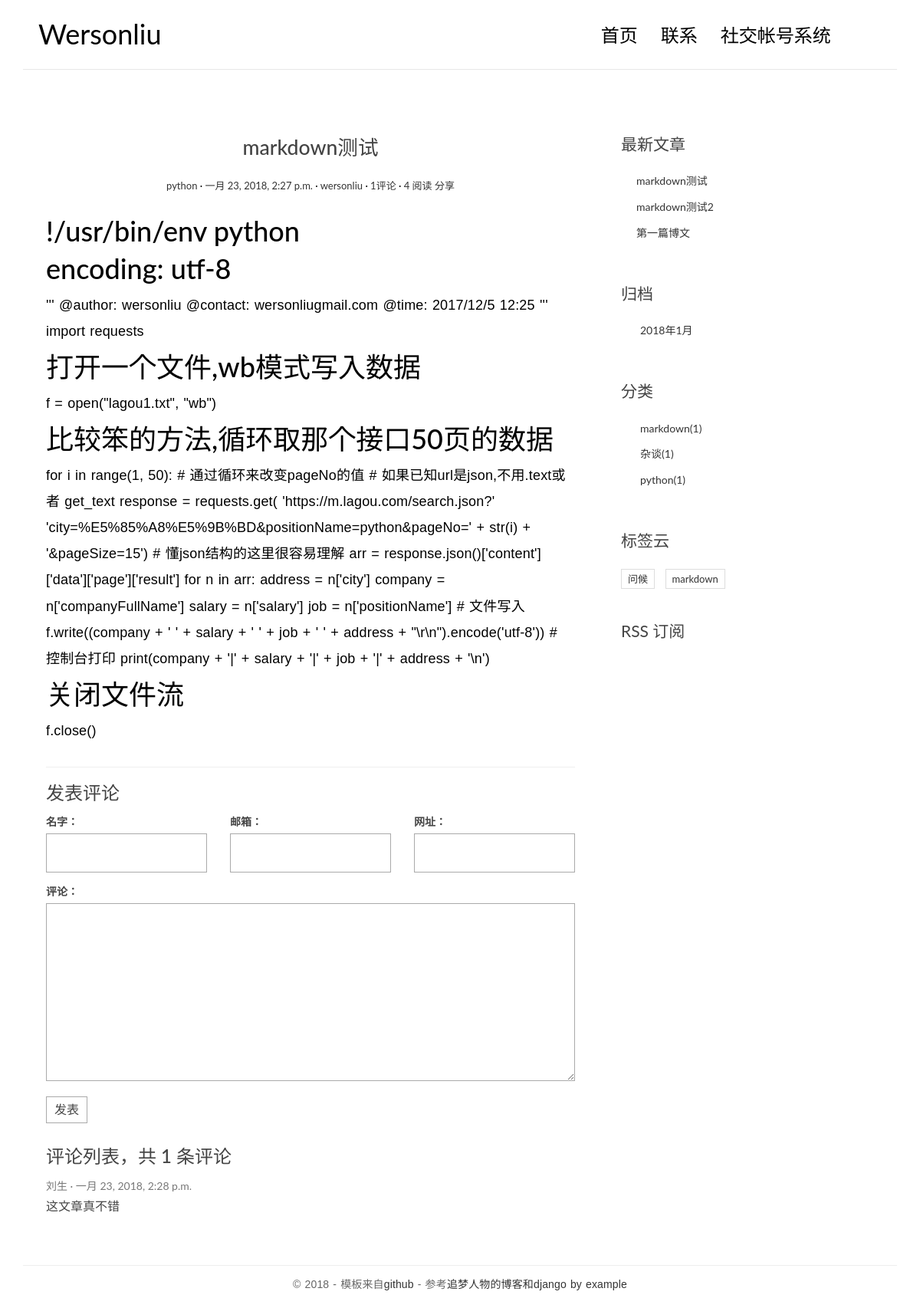
The page /post/8/ on the database its author committed.
### blog/models.py (models this page shows, shortened)
class Post(models.Model):
    title = models.CharField(max_length=70)
    body = models.TextField()
    created_time = models.DateTimeField()
    modified_time = models.DateTimeField()
    excerpt = models.CharField(max_length=200, blank=True)
    def save(self, *args, **kwargs):
        if not self.excerpt:
            md = markdown.Markdown(extensions=[
                'markdown.extensions.extra',
                'markdown.extensions.codehilite',
            ])
            self.excerpt = strip_tags(md.convert(self.body))[:54]
        super(Post, self).save(*args, **kwargs)
    category = models.ForeignKey(Category)
    tags = models.ManyToManyField(Tag, blank=True)
    views = models.PositiveIntegerField(default=0)
    author = models.ForeignKey(User)
    def get_absolute_url(self):
        return reverse('blog:detail', kwargs={'pk': self.pk})
    class Meta:
        ordering = ['-created_time']
    def increase_views(self):
        self.views += 1
        self.save(update_fields=['views'])

class Category(models.Model):
    name = models.CharField(max_length=100)

class Tag(models.Model):
    name = models.CharField(max_length=100)

### comments/models.py (models this page shows, shortened)
class Comment(models.Model):
    post = models.ForeignKey('blog.Post')
    name = models.CharField(max_length=80)
    email = models.EmailField()
    text = models.TextField()
    url = models.URLField(blank=True)
    created_time = models.DateTimeField(auto_now_add=True)

### blog/views.py (the view)
# urls.py: url(r'^post/(?P<pk>[0-9]+)/$', views.detail, name='detail'),
def detail(request, pk):
    post = get_object_or_404(Post, pk=pk)
    post.increase_views()
    post.body = markdown.markdown(post.body,
                                  extensions=[
                                      'markdown.extensions.extra',
                                      'markdown.extensions.codehilite',
                                      'markdown.extensions.toc',
                                  ])
    form = CommentForm()
    comment_list = post.comment_set.all()
    return render(request, 'blog/detail.html', context={'post': post,
                                                        'form': form,
                                                        'comment_list': comment_list})

### comments/forms.py
class CommentForm(forms.ModelForm):
    class Meta:
        model = Comment
        fields = ['name', 'email', 'url', 'text']

### blog/templatetags/blog_tags.py (called while the page is built)
@register.simple_tag
def get_recent_posts(num=5):
    return Post.objects.all().order_by('-created_time')[:num]

@register.simple_tag
def archives():
    return Post.objects.all().dates('created_time', 'month', order='DESC')

@register.simple_tag
def get_categories():
    return Category.objects.annotate(num_posts=Count('post')).filter(num_posts__gt=0)

@register.simple_tag
def get_tags():
    return Tag.objects.annotate(num_posts=Count('post')).filter(num_posts__gt=0)

### templates/blog/detail.html (shortened to what this page needs)
{% extends 'base.html' %}
{% block main %}
    <article class="post post-1">
        <header class="entry-header">
            <h1 class="entry-title">{{ post.title }}</h1>
            <div class="entry-meta">
                <span class="post-category"><a href="#">{{ post.category.name }}</a></span>
                <span class="post-date"><a href="#"><time class="entry-date"
                                                          datetime="{{ post.created_time }}">{{ post.created_time }}</time></a></span>
                <span class="post-author"><a href="#">{{ post.author }}</a></span>
                <span class="comments-link"><a href="#">{{ post.comment_set.count }}评论</a></span>
                <span class="views-count"><a href="#">{{ post.views }} 阅读</a></span>
                <span class="share"><a href="{% url 'blog:post_share' post.pk %}">分享</a></span>
            </div>
        </header>
        <div class="entry-content clearfix">
            {{ post.body|safe }}
        </div>
    </article>
    <section class="comment-area" id="comment-area">
        <hr>
        <h3>发表评论</h3>
        <form action="{% url 'comments:post_comment' post.pk %}" method="post" class="comment-form">
            <div class="row">
                <div class="col-md-4">
                    <label for="{{ form.name.id_for_label }}">名字：</label>
                    {{ form.name }}
                </div>
                <div class="col-md-4">
                    <label for="{{ form.email.id_for_label }}">邮箱：</label>
                    {{ form.email }}
                </div>
                <div class="col-md-4">
                    <label for="{{ form.url.id_for_label }}">网址：</label>
                    {{ form.url }}
                </div>
                <div class="col-md-12">
                    <label for="{{ form.text.id_for_label }}">评论：</label>
                    {{ form.text }}
                    <button type="submit" class="comment-btn">发表</button>
                </div>
            </div>
        </form>
        <div class="comment-list-panel">
            <h3>评论列表，共 <span>{{ post.comment_set.count }}</span> 条评论</h3>
            <ul class="comment-list list-unstyled">
                {% for comment in comment_list %}
                    <li class="comment-item">
                        <span class="nickname">{{ comment.name }}</span>
                        <time class="submit-date"
                              datetime="{{ comment.created_time }}">{{ comment.created_time }}</time>
                        <div class="text">
                            {{ comment.text }}
                        </div>
                    </li>
                {% empty %}
                    暂无评论
                {% endfor %}
            </ul>
        </div>
    </section>
{% endblock main %}

### templates/base.html (shortened to what this page needs)
{% load staticfiles %}
{% load blog_tags %}
<!DOCTYPE html>
<html>
<head>
    <link rel="stylesheet" href="{% static 'blog/css/highlights/github.css' %}">
    <link rel="stylesheet" href="{% static 'blog/css/bootstrap.min.css' %}">
    <link rel="stylesheet" href="http://code.ionicframework.com/ionicons/2.0.1/css/ionicons.min.css">
    <link rel="stylesheet" href="{% static 'blog/css/pace.css' %}">
    <link rel="stylesheet" href="{% static 'blog/css/custom.css' %}">
</head>
<body>
<div class="container">
    <header id="site-header">
        <div class="row">
            <div class="col-md-4 col-sm-5 col-xs-8">
                <div class="logo">
                    <h1><a href="{% url 'blog:index' %}"><b>Wersonliu</b></a></h1>
                </div>
            </div>
            <div class="col-md-8 col-sm-7 col-xs-4">
                <nav class="main-nav" role="navigation">
                    <div class="collapse navbar-collapse" id="bs-example-navbar-collapse-1">
                        <ul class="nav navbar-nav navbar-right">
                            <li class="cl-effect-11"><a href="{% url 'blog:index' %}" data-hover="首页">首页</a></li>
                            <li class="cl-effect-11"><a href="contact.html" data-hover="联系">联系</a></li>
                            <li class="cl-effect-11"><a href="{% url 'account:login' %}" data-hover="社交">社交帐号系统</a></li>
                        </ul>
                    </div>
                </nav>
            </div>
        </div>
    </header>
</div>
<div class="content-body">
    <div class="container">
        <div class="row">
            <main class="col-md-8">
                {% block main %}
                {% endblock main %}
            </main>
            <aside class="col-md-4">
                <div class="widget widget-recent-posts">
                    <h3 class="widget-title">最新文章</h3>
                    {% get_recent_posts as recent_post_list %}
                    <ul>
                        {% for post in recent_post_list %}
                        <li>
                            <a href="{{ post.get_absolute_url }}">{{ post.title }}</a>
                        </li>
                        {% empty %}
                        暂无文章
                        {% endfor %}
                    </ul>
                </div>
                <div class="widget widget-archives">
                    <h3 class="widget-title">归档</h3>
                    {% archives as date_list %}
                    <ul>
                        {% for date in date_list %}
                        <li>
                            <a href="{% url 'blog:archives' date.year date.month %}">{{ date.year }}年{{ date.month }}月</a>
                        </li>
                        {% empty %}
                         暂无归档!
                        {% endfor %}
                    </ul>
                </div>
                <div class="widget widget-category">
                    <h3 class="widget-title">分类</h3>
                    {% get_categories as catepory_list %}
                    <ul>
                        {% for category in catepory_list %}
                         <li>
                             <a href="{% url 'blog:category' category.pk %}">{{ category.name }}<span class="post-count">({{ category.num_posts }})</span></a>
                         </li>
                        {% empty %}
                        暂无分类
                        {% endfor %}
                    </ul>
                </div>
                <div class="widget widget-tag-cloud">
                    <h3 class="widget-title">标签云</h3>
                    {% get_tags as tag_list %}
                    <ul>
                        {% for tag in tag_list %}
                        <li>
                            <a href="{% url 'blog:tag' tag.pk %}">{{ tag.name }}</a>
                        </li>
                        {% empty %}
                        暂无标签!
                        {% endfor %}
                    </ul>
                </div>
                <div class="rss">
                    <a href="{% url 'rss' %}"> RSS 订阅</a>
                </div>
            </aside>
        </div>
    </div>
</div>
<footer id="site-footer">
    <div class="container">
        <div class="row">
            <div class="col-md-12">
                <p class="copyright">&copy 2018 - 模板来自<a href="https://github.com/zmrenwu/django-blog-tutorial-templates"
                                                        target="_blank" >github</a>
                    - 参考<a href="http://zmrenwu.com/" title="网页模板" target="_blank">追梦人物的博客和<a href="https://e.jd.com/30371726.html" target="_blank">django by example</a></a>
                </p>
            </div>
        </div>
    </div>
</footer>
</body>
</html>

### blog/static/blog/css/custom.css (style rules this page uses)
* { outline: none; }
h1, h2, h3, h4, h5, h6 { margin-top: 0; }
b { font-weight: 400; }
a { color: #333; }
body { color: #444; font-family: 'Lato', sans-serif; }
p { font-family: 'Ubuntu', sans-serif; font-weight: 400; word-spacing: 1px; letter-spacing: 0.01em; }
#site-header { background-color: #FFF; padding: 25px 20px; margin-bottom: 40px; border-bottom: 1px solid #e7e7e7; }
.logo h1 a { color: #000; }
.logo h1 { margin: 0; font-family: 'Lato', sans-serif; font-weight: 300; }
.main-nav { margin-top: 11px; max-width: 95%; }
.main-nav a { color: #000000 !important; padding: 0 0 5px 0 !important; margin-right: 30px; font-family: 'Lato', sans-serif; font-weight: 300; font-size: 24px; }
.cl-effect-11 a { padding: 10px 0; color: #0972b4; text-shadow: none; }
.cl-effect-11 a::before { position: absolute; top: 0; left: 0; overflow: hidden; padding: 0 0 5px 0 !important; max-width: 0; border-bottom: 1px solid #000; color: #000; content: attr(data-hover); white-space: nowrap; -webkit-transition: max-width 0.5s; -moz-transition: max-width 0.5s; transition: max-width 0.5s; }
.content-body { padding-bottom: 4em; }
.post { background: #fff; padding: 30px 30px 0; }
.entry-title { text-align: center; font-size: 1.9em; margin-bottom: 20px; line-height: 1.6; padding: 10px 20px 0; }
.entry-meta { text-align: center; color: #DDDDDD; font-size: 13px; margin-bottom: 30px; }
.entry-content { font-size: 18px; line-height: 1.9; font-weight: 300; color: #000; }
.post-category::after, .post-date::after, .post-author::after, .comments-link::after { content: ' ·'; color: #000; }
.widget { background: #fff; padding: 30px 0 0; }
.widget-title { font-size: 1.5em; margin-bottom: 20px; line-height: 1.6; padding: 10px 0 0; font-weight: 400; }
.widget-recent-posts ul { padding: 0; margin: 0; padding-left: 20px; }
.widget-recent-posts ul li { list-style-type: none; position: relative; line-height: 170%; margin-bottom: 10px; }
.widget-recent-posts ul li::before { content: '\f3d3'; font-family: "Ionicons"; position: absolute; left: -17px; top: 3px; font-size: 16px; color: #000; }
.widget-archives ul { padding: 0; margin: 0; padding-left: 25px; }
.widget-archives ul li { list-style-type: none; position: relative; line-height: 170%; margin-bottom: 10px; }
.widget-archives ul li::before { content: '\f3f3'; font-family: "Ionicons"; position: absolute; left: -25px; top: 1px; font-size: 16px; color: #000; }
.widget-category ul { padding: 0; margin: 0; padding-left: 25px; }
.widget-category ul li { list-style-type: none; position: relative; line-height: 170%; margin-bottom: 10px; }
.widget-category ul li::before { content: '\f3fe'; font-family: "Ionicons"; position: absolute; left: -25px; top: 1px; font-size: 18px; color: #000; }
.widget-tag-cloud ul { padding: 0; margin: 0; margin-right: -10px; }
.widget-tag-cloud ul li { list-style-type: none; font-size: 13px; display: inline-block; margin-right: 10px; margin-bottom: 10px; padding: 3px 8px; border: 1px solid #ddd; }
.rss { font-size: 21px; margin-top: 30px; }
.rss a { color: #444; }
#site-footer { padding-top: 10px; padding: 0 0 1.5em 0; }
.copyright { text-align: center; padding-top: 1em; margin: 0; border-top: 1px solid #eee; color: #666; }
.contact-form input, .comment-form input { border: 1px solid #aaa; margin-bottom: 15px; width: 100%; padding: 15px 15px; font-size: 16px; line-height: 100%; transition: 0.4s border-color linear; }
.contact-form textarea, .comment-form textarea { border: 1px solid #aaa; margin-bottom: 15px; width: 100%; padding: 15px 15px; font-size: 16px; line-height: 20px !important; min-height: 183px; transition: 0.4s border-color linear; }
.comment-area { padding: 0 30px 0; }
.comment-form { margin-top: 15px; }
.comment-form .comment-btn { background-color: #fff; border: 1px solid #aaa; font-size: 16px; padding: 5px 10px; }
.comment-list-panel { margin-top: 30px; }
.comment-list { margin-top: 15px; }
.comment-item .nickname, .comment-item .submit-date { color: #777; font-size: 14px; }
.comment-item .nickname:after { content: ' ·'; }
.comment-item .text { padding-top: 5px; font-size: 16px; }

### rows shown on the page
Post: title "markdown测试", category.name "python", created_time "一月 23, 2018, 2:27 p.m.", author "wersonliu", comment_set.count "1", views "4", body "!/usr/bin/env python encoding: utf-8 ''' @author: wersonliu @contact: wersonliugmail.com @time: 2017/12/5 12:25 ''' import requests 打开一个文件,wb模式写入数据 f = open(\"lagou1.txt\", \"wb\") 比较笨的方法,循环取那个接口50页的数据 for i in range(1, 50): # 通过循环来改变pageNo的值 # 如果已知url是json,不用.text或者 get_text response = requests.get( 'https://m.lagou.com/search.json?' 'city=%E5%85%A8%E5%9B%BD&positionName=python&pageNo=' + str(i) + '&pageSize=15') # 懂json结构的这里很容易理解 arr = response.json()['content']['data']['page']['result'] for n in arr: address = n['city'] company = n['companyFullName'] salary = n['salary'] job = n['positionName'] # 文件写入 f.write((company + ' ' + salary + ' ' + job + ' ' + address + \"\\r\\n\").encode('utf-8')) #…"
Comment: name "刘生", created_time "一月 23, 2018, 2:28 p.m.", text "这文章真不错"
Post: title "markdown测试2"
Post: title "第一篇博文"
Category: name "markdown", num_posts "1"
Category: name "杂谈", num_posts "1"
Category: name "python", num_posts "1"
Tag: name "问候"
Tag: name "markdown"

### other values the page prints
{{ date.year }} "2018"
{{ date.month }} "1"
